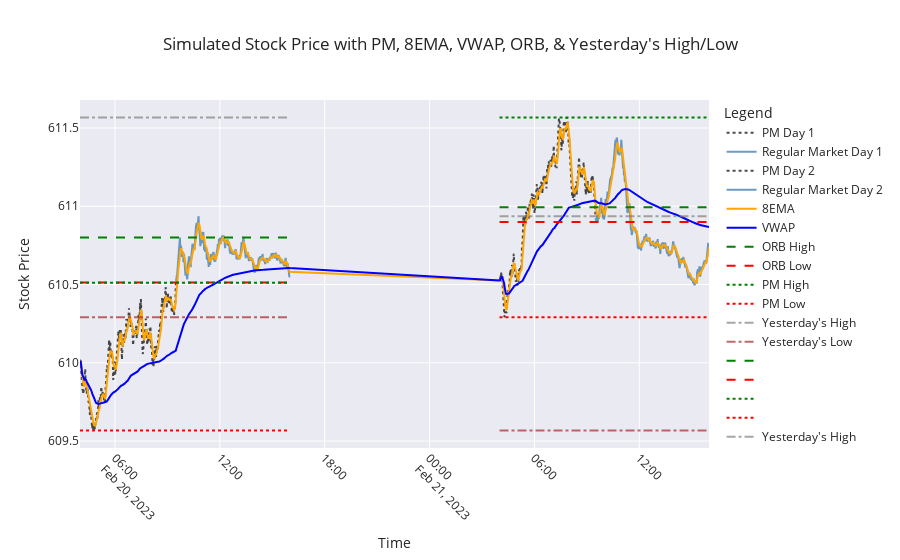

The cell this chart's notebook holds for it:
### Code cell
import numpy as np  # Importing numpy for numerical operations
import pandas as pd
import seaborn as sns
from plotly.subplots import make_subplots
from ipywidgets import widgets
from IPython.display import display
from Gen_SPY_With_Indicators import simulate_stock  # Importing simulation function
import matplotlib.pyplot as plt  # Importing matplotlib for plotting
import matplotlib.ticker as mticker  # For proper Y-axis formatting

def generate_signals(df, stop_loss_pct=0.02):
    """ Generates trade signals based on ORB, VWAP, 8EMA, PM High/Low, and Yest High/Low """

    df['Signal'] = ''
    df['Stop_Loss'] = np.nan  # Initialize Stop_Loss column

    # Buy Call: Price breaks ORB High & supported by 8EMA & VWAP
    df.loc[
        (df['Close'] > df['ORB_High']) & 
        (df['Close'] > df['VWAP']) & 
        (df['Close'] > df['8EMA']),
        'Signal'
    ] = 'BUY CALL'

    # Sell Put: Price breaks ORB Low & rejected by 8EMA & VWAP
    df.loc[
        (df['Close'] < df['ORB_Low']) & 
        (df['Close'] < df['VWAP']) & 
        (df['Close'] < df['8EMA']),
        'Signal'
    ] = 'BUY PUT'

    # Boost Call Confidence if PM High or Yesterday's High is broken
    df.loc[
        (df['Signal'] == 'BUY CALL') & 
        ((df['Close'] > df['PM_High']) | (df['Close'] > df['Yest_High'])),
        'Signal'
    ] = 'STRONG BUY CALL'

    # Boost Put Confidence if PM Low or Yesterday's Low is broken
    df.loc[
        (df['Signal'] == 'BUY PUT') & 
        ((df['Close'] < df['PM_Low']) | (df['Close'] < df['Yest_Low'])),
        'Signal'
    ] = 'STRONG BUY PUT'

    # Add stop loss levels
    df.loc[df['Signal'].isin(['BUY CALL', 'STRONG BUY CALL']), 'Stop_Loss'] = df['Close'] * (1 - stop_loss_pct)
    df.loc[df['Signal'].isin(['BUY PUT', 'STRONG BUY PUT']), 'Stop_Loss'] = df['Close'] * (1 + stop_loss_pct)

    return df

# Simulate Stock Data for 2 Days
simulated_data, yesterday_high, yesterday_low = simulate_stock(number_of_days)

# Apply Signal Generation
simulated_data = generate_signals(simulated_data)

import plotly.express as px
import plotly.graph_objects as go

# Set seaborn style
sns.set(style="whitegrid")

# Create a subplot
fig = make_subplots(rows=1, cols=1)

# Function to update the plot based on the toggle button
def update_plot(change):
    fig.data = []  # Clear existing traces

    if toggle_button.value:
        # Add candlestick traces for each day
        for day in simulated_data["Day"].unique():
            day_data = simulated_data[simulated_data["Day"] == day]
            pm_data = day_data[day_data["Session"] == "PM"]
            market_data = day_data[day_data["Session"] == "Regular Market"]

            if not pm_data.empty:
                fig.add_trace(go.Candlestick(x=pm_data['Timestamp'], open=pm_data['Open'], high=pm_data['High'], low=pm_data['Low'], close=pm_data['Close'], name=f"PM Day {day}"))
            if not market_data.empty:
                fig.add_trace(go.Candlestick(x=market_data['Timestamp'], open=market_data['Open'], high=market_data['High'], low=market_data['Low'], close=market_data['Close'], name=f"Regular Market Day {day}"))
    else:
        # Add line traces for each day
        for day in simulated_data["Day"].unique():
            day_data = simulated_data[simulated_data["Day"] == day]
            pm_data = day_data[day_data["Session"] == "PM"]
            market_data = day_data[day_data["Session"] == "Regular Market"]

            fig.add_trace(go.Scatter(x=pm_data['Timestamp'], y=pm_data['Close'], mode='lines', name=f"PM Day {day}", line=dict(color="black", dash="dot"), opacity=0.7))
            fig.add_trace(go.Scatter(x=market_data['Timestamp'], y=market_data['Close'], mode='lines', name=f"Regular Market Day {day}", line=dict(color="steelblue"), opacity=0.8))

    # Add traces for indicators
    fig.add_trace(go.Scatter(x=simulated_data['Timestamp'], y=simulated_data['8EMA'], mode='lines', name="8EMA", line=dict(color="orange")))
    fig.add_trace(go.Scatter(x=simulated_data['Timestamp'], y=simulated_data['VWAP'], mode='lines', name="VWAP", line=dict(color="blue")))

    # Add traces for ORB and PM High/Low
    for day in simulated_data['Day'].unique():
        day_data = simulated_data[simulated_data['Day'] == day]
        fig.add_trace(go.Scatter(x=day_data['Timestamp'], y=day_data['ORB_High'], mode='lines', name="ORB High" if day == 1 else "", line=dict(color="green", dash="dash")))
        fig.add_trace(go.Scatter(x=day_data['Timestamp'], y=day_data['ORB_Low'], mode='lines', name="ORB Low" if day == 1 else "", line=dict(color="red", dash="dash")))
        fig.add_trace(go.Scatter(x=day_data['Timestamp'], y=day_data['PM_High'], mode='lines', name="PM High" if day == 1 else "", line=dict(color="green", dash="dot")))
        fig.add_trace(go.Scatter(x=day_data['Timestamp'], y=day_data['PM_Low'], mode='lines', name="PM Low" if day == 1 else "", line=dict(color="red", dash="dot")))

        market_open_time = day_data['Timestamp'].iloc[0]
        market_close_time = day_data['Timestamp'].iloc[-1]
        if day == 1:
            fig.add_trace(go.Scatter(x=[market_open_time, market_close_time], y=[yesterday_high, yesterday_high], mode='lines', name="Yesterday's High", line=dict(color="gray", dash="dashdot"), opacity=0.7))
            fig.add_trace(go.Scatter(x=[market_open_time, market_close_time], y=[yesterday_low, yesterday_low], mode='lines', name="Yesterday's Low", line=dict(color="brown", dash="dashdot"), opacity=0.7))
        else:
            fig.add_trace(go.Scatter(x=[market_open_time, market_close_time], y=[day_data['Yest_High'].iloc[0], day_data['Yest_High'].iloc[0]], mode='lines', name="Yesterday's High" if day == 2 else "", line=dict(color="gray", dash="dashdot"), opacity=0.7))
            fig.add_trace(go.Scatter(x=[market_open_time, market_close_time], y=[day_data['Yest_Low'].iloc[0], day_data['Yest_Low'].iloc[0]], mode='lines', name="Yesterday's Low" if day == 2 else "", line=dict(color="brown", dash="dashdot"), opacity=0.7))

    # Update layout for better appearance
    fig.update_layout(
        title="Simulated Stock Price with PM, 8EMA, VWAP, ORB, & Yesterday's High/Low",
        xaxis_title="Time",
        yaxis_title="Stock Price",
        legend_title="Legend",
        xaxis=dict(tickangle=45),
        template="seaborn"
    )

    # Show the plot
    fig.show()

# Create a toggle button
toggle_button = widgets.ToggleButton(
    value=False,
    description='Toggle Candlestick',
    disabled=False,
    button_style='',
    tooltip='Toggle between line and candlestick chart',
    icon='line-chart'
)

# Attach the update function to the toggle button
toggle_button.observe(update_plot, names='value')

# Display the toggle button
# display(toggle_button)

# Initial plot update
update_plot(None)

# Print any part of the simulated data that contains BUY CALL or BUY PUT signals during Regular Market session
#print(simulated_data[(simulated_data['Signal'].isin(['BUY CALL', 'BUY PUT', 'STRONG BUY CALL', 'STRONG BUY PUT'])) & (simulated_data['Session'] == 'Regular Market')])

### Figure 1 — Plotly figure (JSON) as saved in the notebook; plotly's stock layout.template omitted (floating-point values rounded to 4 significant figures; data arrays with more than 128 entries replaced by an {"elided": "..."} marker saying what was removed)
{"data": [{"line": {"color": "black", "dash": "dot"}, "mode": "lines", "name": "PM Day 1", "opacity": 0.7, "type": "scatter", "x": {"elided": "330 str values"}, "y": {"elided": "330 float values"}}, {"line": {"color": "steelblue"}, "mode": "lines", "name": "Regular Market Day 1", "opacity": 0.8, "type": "scatter", "x": {"elided": "390 str values"}, "y": {"elided": "390 float values"}}, {"line": {"color": "black", "dash": "dot"}, "mode": "lines", "name": "PM Day 2", "opacity": 0.7, "type": "scatter", "x": {"elided": "330 str values"}, "y": {"elided": "330 float values"}}, {"line": {"color": "steelblue"}, "mode": "lines", "name": "Regular Market Day 2", "opacity": 0.8, "type": "scatter", "x": {"elided": "390 str values"}, "y": {"elided": "390 float values"}}, {"line": {"color": "orange"}, "mode": "lines", "name": "8EMA", "type": "scatter", "x": {"elided": "1440 str values"}, "y": {"elided": "1440 float values"}}, {"line": {"color": "blue"}, "mode": "lines", "name": "VWAP", "type": "scatter", "x": {"elided": "1440 str values"}, "y": {"elided": "1440 float values"}}, {"line": {"color": "green", "dash": "dash"}, "mode": "lines", "name": "ORB High", "type": "scatter", "x": {"elided": "720 str values"}, "y": {"elided": "720 float values"}}, {"line": {"color": "red", "dash": "dash"}, "mode": "lines", "name": "ORB Low", "type": "scatter", "x": {"elided": "720 str values"}, "y": {"elided": "720 float values"}}, {"line": {"color": "green", "dash": "dot"}, "mode": "lines", "name": "PM High", "type": "scatter", "x": {"elided": "720 str values"}, "y": {"elided": "720 float values"}}, {"line": {"color": "red", "dash": "dot"}, "mode": "lines", "name": "PM Low", "type": "scatter", "x": {"elided": "720 str values"}, "y": {"elided": "720 float values"}}, {"line": {"color": "gray", "dash": "dashdot"}, "mode": "lines", "name": "Yesterday's High", "opacity": 0.7, "type": "scatter", "x": ["2023-02-20T04:00:00", "2023-02-20T15:59:00"], "y": [611.6, 611.6]}, {"line": {"color": "brown", "dash": "dashdot"}, "mode": "lines", "name": "Yesterday's Low", "opacity": 0.7, "type": "scatter", "x": ["2023-02-20T04:00:00", "2023-02-20T15:59:00"], "y": [610.3, 610.3]}, {"line": {"color": "green", "dash": "dash"}, "mode": "lines", "name": "", "type": "scatter", "x": {"elided": "720 str values"}, "y": {"elided": "720 float values"}}, {"line": {"color": "red", "dash": "dash"}, "mode": "lines", "name": "", "type": "scatter", "x": {"elided": "720 str values"}, "y": {"elided": "720 float values"}}, {"line": {"color": "green", "dash": "dot"}, "mode": "lines", "name": "", "type": "scatter", "x": {"elided": "720 str values"}, "y": {"elided": "720 float values"}}, {"line": {"color": "red", "dash": "dot"}, "mode": "lines", "name": "", "type": "scatter", "x": {"elided": "720 str values"}, "y": {"elided": "720 float values"}}, {"line": {"color": "gray", "dash": "dashdot"}, "mode": "lines", "name": "Yesterday's High", "opacity": 0.7, "type": "scatter", "x": ["2023-02-21T04:00:00", "2023-02-21T15:59:00"], "y": [610.9, 610.9]}, {"line": {"color": "brown", "dash": "dashdot"}, "mode": "lines", "name": "Yesterday's Low", "opacity": 0.7, "type": "scatter", "x": ["2023-02-21T04:00:00", "2023-02-21T15:59:00"], "y": [609.6, 609.6]}], "layout": {"legend": {"title": {"text": "Legend"}}, "title": {"text": "Simulated Stock Price with PM, 8EMA, VWAP, ORB, & Yesterday's High/Low"}, "xaxis": {"anchor": "y", "domain": [0, 1], "tickangle": 45, "title": {"text": "Time"}}, "yaxis": {"anchor": "x", "domain": [0, 1], "title": {"text": "Stock Price"}}}}
